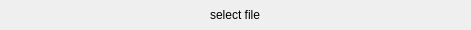
<?xml version="1.0" encoding="UTF-8"?>
<ui version="4.0">
 <class>WgtPdfPreviewFileSelect</class>
 <widget class="QWidget" name="WgtPdfPreviewFileSelect">
  <property name="geometry">
   <rect>
    <x>0</x>
    <y>0</y>
    <width>471</width>
    <height>30</height>
   </rect>
  </property>
  <property name="sizePolicy">
   <sizepolicy hsizetype="Preferred" vsizetype="Fixed">
    <horstretch>0</horstretch>
    <verstretch>0</verstretch>
   </sizepolicy>
  </property>
  <property name="minimumSize">
   <size>
    <width>0</width>
    <height>30</height>
   </size>
  </property>
  <property name="maximumSize">
   <size>
    <width>16777215</width>
    <height>30</height>
   </size>
  </property>
  <property name="windowTitle">
   <string>Form</string>
  </property>
  <layout class="QHBoxLayout" name="horizontalLayout">
   <property name="spacing">
    <number>0</number>
   </property>
   <property name="leftMargin">
    <number>0</number>
   </property>
   <property name="topMargin">
    <number>0</number>
   </property>
   <property name="rightMargin">
    <number>0</number>
   </property>
   <property name="bottomMargin">
    <number>0</number>
   </property>
   <item>
    <widget class="QPushButton" name="btn">
     <property name="sizePolicy">
      <sizepolicy hsizetype="Expanding" vsizetype="Fixed">
       <horstretch>0</horstretch>
       <verstretch>0</verstretch>
      </sizepolicy>
     </property>
     <property name="minimumSize">
      <size>
       <width>250</width>
       <height>30</height>
      </size>
     </property>
     <property name="maximumSize">
      <size>
       <width>250</width>
       <height>30</height>
      </size>
     </property>
     <property name="accessibleName">
      <string/>
     </property>
     <property name="accessibleDescription">
      <string>pdf_preview_file_select</string>
     </property>
     <property name="styleSheet">
      <string notr="true"/>
     </property>
     <property name="text">
      <string>select file</string>
     </property>
     <property name="checkable">
      <bool>false</bool>
     </property>
     <property name="flat">
      <bool>true</bool>
     </property>
    </widget>
   </item>
  </layout>
 </widget>
 <resources/>
 <connections/>
</ui>
